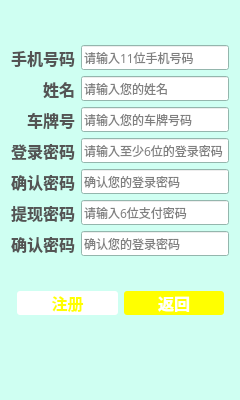
<?xml version="1.0" encoding="UTF-8"?>
<ui version="4.0">
 <class>SignupWidget</class>
 <widget class="QWidget" name="SignupWidget">
  <property name="geometry">
   <rect>
    <x>0</x>
    <y>0</y>
    <width>240</width>
    <height>400</height>
   </rect>
  </property>
  <property name="sizePolicy">
   <sizepolicy hsizetype="Fixed" vsizetype="Fixed">
    <horstretch>0</horstretch>
    <verstretch>0</verstretch>
   </sizepolicy>
  </property>
  <property name="minimumSize">
   <size>
    <width>240</width>
    <height>400</height>
   </size>
  </property>
  <property name="maximumSize">
   <size>
    <width>240</width>
    <height>400</height>
   </size>
  </property>
  <property name="palette">
   <palette>
    <active>
     <colorrole role="WindowText">
      <brush brushstyle="SolidPattern">
       <color alpha="255">
        <red>0</red>
        <green>0</green>
        <blue>0</blue>
       </color>
      </brush>
     </colorrole>
     <colorrole role="Button">
      <brush brushstyle="SolidPattern">
       <color alpha="255">
        <red>207</red>
        <green>255</green>
        <blue>242</blue>
       </color>
      </brush>
     </colorrole>
     <colorrole role="Light">
      <brush brushstyle="SolidPattern">
       <color alpha="255">
        <red>255</red>
        <green>255</green>
        <blue>255</blue>
       </color>
      </brush>
     </colorrole>
     <colorrole role="Midlight">
      <brush brushstyle="SolidPattern">
       <color alpha="255">
        <red>231</red>
        <green>255</green>
        <blue>248</blue>
       </color>
      </brush>
     </colorrole>
     <colorrole role="Dark">
      <brush brushstyle="SolidPattern">
       <color alpha="255">
        <red>103</red>
        <green>127</green>
        <blue>121</blue>
       </color>
      </brush>
     </colorrole>
     <colorrole role="Mid">
      <brush brushstyle="SolidPattern">
       <color alpha="255">
        <red>138</red>
        <green>170</green>
        <blue>161</blue>
       </color>
      </brush>
     </colorrole>
     <colorrole role="Text">
      <brush brushstyle="SolidPattern">
       <color alpha="255">
        <red>0</red>
        <green>0</green>
        <blue>0</blue>
       </color>
      </brush>
     </colorrole>
     <colorrole role="BrightText">
      <brush brushstyle="SolidPattern">
       <color alpha="255">
        <red>255</red>
        <green>255</green>
        <blue>255</blue>
       </color>
      </brush>
     </colorrole>
     <colorrole role="ButtonText">
      <brush brushstyle="SolidPattern">
       <color alpha="255">
        <red>0</red>
        <green>0</green>
        <blue>0</blue>
       </color>
      </brush>
     </colorrole>
     <colorrole role="Base">
      <brush brushstyle="SolidPattern">
       <color alpha="255">
        <red>255</red>
        <green>255</green>
        <blue>255</blue>
       </color>
      </brush>
     </colorrole>
     <colorrole role="Window">
      <brush brushstyle="SolidPattern">
       <color alpha="255">
        <red>207</red>
        <green>255</green>
        <blue>242</blue>
       </color>
      </brush>
     </colorrole>
     <colorrole role="Shadow">
      <brush brushstyle="SolidPattern">
       <color alpha="255">
        <red>0</red>
        <green>0</green>
        <blue>0</blue>
       </color>
      </brush>
     </colorrole>
     <colorrole role="AlternateBase">
      <brush brushstyle="SolidPattern">
       <color alpha="255">
        <red>231</red>
        <green>255</green>
        <blue>248</blue>
       </color>
      </brush>
     </colorrole>
     <colorrole role="ToolTipBase">
      <brush brushstyle="SolidPattern">
       <color alpha="255">
        <red>255</red>
        <green>255</green>
        <blue>220</blue>
       </color>
      </brush>
     </colorrole>
     <colorrole role="ToolTipText">
      <brush brushstyle="SolidPattern">
       <color alpha="255">
        <red>0</red>
        <green>0</green>
        <blue>0</blue>
       </color>
      </brush>
     </colorrole>
    </active>
    <inactive>
     <colorrole role="WindowText">
      <brush brushstyle="SolidPattern">
       <color alpha="255">
        <red>0</red>
        <green>0</green>
        <blue>0</blue>
       </color>
      </brush>
     </colorrole>
     <colorrole role="Button">
      <brush brushstyle="SolidPattern">
       <color alpha="255">
        <red>207</red>
        <green>255</green>
        <blue>242</blue>
       </color>
      </brush>
     </colorrole>
     <colorrole role="Light">
      <brush brushstyle="SolidPattern">
       <color alpha="255">
        <red>255</red>
        <green>255</green>
        <blue>255</blue>
       </color>
      </brush>
     </colorrole>
     <colorrole role="Midlight">
      <brush brushstyle="SolidPattern">
       <color alpha="255">
        <red>231</red>
        <green>255</green>
        <blue>248</blue>
       </color>
      </brush>
     </colorrole>
     <colorrole role="Dark">
      <brush brushstyle="SolidPattern">
       <color alpha="255">
        <red>103</red>
        <green>127</green>
        <blue>121</blue>
       </color>
      </brush>
     </colorrole>
     <colorrole role="Mid">
      <brush brushstyle="SolidPattern">
       <color alpha="255">
        <red>138</red>
        <green>170</green>
        <blue>161</blue>
       </color>
      </brush>
     </colorrole>
     <colorrole role="Text">
      <brush brushstyle="SolidPattern">
       <color alpha="255">
        <red>0</red>
        <green>0</green>
        <blue>0</blue>
       </color>
      </brush>
     </colorrole>
     <colorrole role="BrightText">
      <brush brushstyle="SolidPattern">
       <color alpha="255">
        <red>255</red>
        <green>255</green>
        <blue>255</blue>
       </color>
      </brush>
     </colorrole>
     <colorrole role="ButtonText">
      <brush brushstyle="SolidPattern">
       <color alpha="255">
        <red>0</red>
        <green>0</green>
        <blue>0</blue>
       </color>
      </brush>
     </colorrole>
     <colorrole role="Base">
      <brush brushstyle="SolidPattern">
       <color alpha="255">
        <red>255</red>
        <green>255</green>
        <blue>255</blue>
       </color>
      </brush>
     </colorrole>
     <colorrole role="Window">
      <brush brushstyle="SolidPattern">
       <color alpha="255">
        <red>207</red>
        <green>255</green>
        <blue>242</blue>
       </color>
      </brush>
     </colorrole>
     <colorrole role="Shadow">
      <brush brushstyle="SolidPattern">
       <color alpha="255">
        <red>0</red>
        <green>0</green>
        <blue>0</blue>
       </color>
      </brush>
     </colorrole>
     <colorrole role="AlternateBase">
      <brush brushstyle="SolidPattern">
       <color alpha="255">
        <red>231</red>
        <green>255</green>
        <blue>248</blue>
       </color>
      </brush>
     </colorrole>
     <colorrole role="ToolTipBase">
      <brush brushstyle="SolidPattern">
       <color alpha="255">
        <red>255</red>
        <green>255</green>
        <blue>220</blue>
       </color>
      </brush>
     </colorrole>
     <colorrole role="ToolTipText">
      <brush brushstyle="SolidPattern">
       <color alpha="255">
        <red>0</red>
        <green>0</green>
        <blue>0</blue>
       </color>
      </brush>
     </colorrole>
    </inactive>
    <disabled>
     <colorrole role="WindowText">
      <brush brushstyle="SolidPattern">
       <color alpha="255">
        <red>103</red>
        <green>127</green>
        <blue>121</blue>
       </color>
      </brush>
     </colorrole>
     <colorrole role="Button">
      <brush brushstyle="SolidPattern">
       <color alpha="255">
        <red>207</red>
        <green>255</green>
        <blue>242</blue>
       </color>
      </brush>
     </colorrole>
     <colorrole role="Light">
      <brush brushstyle="SolidPattern">
       <color alpha="255">
        <red>255</red>
        <green>255</green>
        <blue>255</blue>
       </color>
      </brush>
     </colorrole>
     <colorrole role="Midlight">
      <brush brushstyle="SolidPattern">
       <color alpha="255">
        <red>231</red>
        <green>255</green>
        <blue>248</blue>
       </color>
      </brush>
     </colorrole>
     <colorrole role="Dark">
      <brush brushstyle="SolidPattern">
       <color alpha="255">
        <red>103</red>
        <green>127</green>
        <blue>121</blue>
       </color>
      </brush>
     </colorrole>
     <colorrole role="Mid">
      <brush brushstyle="SolidPattern">
       <color alpha="255">
        <red>138</red>
        <green>170</green>
        <blue>161</blue>
       </color>
      </brush>
     </colorrole>
     <colorrole role="Text">
      <brush brushstyle="SolidPattern">
       <color alpha="255">
        <red>103</red>
        <green>127</green>
        <blue>121</blue>
       </color>
      </brush>
     </colorrole>
     <colorrole role="BrightText">
      <brush brushstyle="SolidPattern">
       <color alpha="255">
        <red>255</red>
        <green>255</green>
        <blue>255</blue>
       </color>
      </brush>
     </colorrole>
     <colorrole role="ButtonText">
      <brush brushstyle="SolidPattern">
       <color alpha="255">
        <red>103</red>
        <green>127</green>
        <blue>121</blue>
       </color>
      </brush>
     </colorrole>
     <colorrole role="Base">
      <brush brushstyle="SolidPattern">
       <color alpha="255">
        <red>207</red>
        <green>255</green>
        <blue>242</blue>
       </color>
      </brush>
     </colorrole>
     <colorrole role="Window">
      <brush brushstyle="SolidPattern">
       <color alpha="255">
        <red>207</red>
        <green>255</green>
        <blue>242</blue>
       </color>
      </brush>
     </colorrole>
     <colorrole role="Shadow">
      <brush brushstyle="SolidPattern">
       <color alpha="255">
        <red>0</red>
        <green>0</green>
        <blue>0</blue>
       </color>
      </brush>
     </colorrole>
     <colorrole role="AlternateBase">
      <brush brushstyle="SolidPattern">
       <color alpha="255">
        <red>207</red>
        <green>255</green>
        <blue>242</blue>
       </color>
      </brush>
     </colorrole>
     <colorrole role="ToolTipBase">
      <brush brushstyle="SolidPattern">
       <color alpha="255">
        <red>255</red>
        <green>255</green>
        <blue>220</blue>
       </color>
      </brush>
     </colorrole>
     <colorrole role="ToolTipText">
      <brush brushstyle="SolidPattern">
       <color alpha="255">
        <red>0</red>
        <green>0</green>
        <blue>0</blue>
       </color>
      </brush>
     </colorrole>
    </disabled>
   </palette>
  </property>
  <property name="windowTitle">
   <string>Form</string>
  </property>
  <property name="autoFillBackground">
   <bool>true</bool>
  </property>
  <layout class="QGridLayout" name="gridLayout" rowstretch="2,6,1,2,4">
   <item row="0" column="0">
    <spacer name="verticalSpacer">
     <property name="orientation">
      <enum>Qt::Vertical</enum>
     </property>
     <property name="sizeHint" stdset="0">
      <size>
       <width>20</width>
       <height>40</height>
      </size>
     </property>
    </spacer>
   </item>
   <item row="1" column="0">
    <layout class="QGridLayout" name="gridLayout_2">
     <item row="4" column="1">
      <widget class="QLineEdit" name="lineEdit_psw">
       <property name="font">
        <font>
         <family>微软雅黑</family>
        </font>
       </property>
       <property name="text">
        <string/>
       </property>
       <property name="echoMode">
        <enum>QLineEdit::Password</enum>
       </property>
       <property name="placeholderText">
        <string>请输入至少6位的登录密码</string>
       </property>
      </widget>
     </item>
     <item row="6" column="1">
      <widget class="QLineEdit" name="lineEdit_cpsw">
       <property name="font">
        <font>
         <family>微软雅黑</family>
        </font>
       </property>
       <property name="echoMode">
        <enum>QLineEdit::Password</enum>
       </property>
       <property name="placeholderText">
        <string>确认您的登录密码</string>
       </property>
      </widget>
     </item>
     <item row="8" column="0">
      <widget class="QLabel" name="label_paypsw">
       <property name="font">
        <font>
         <family>微软雅黑</family>
         <pointsize>12</pointsize>
         <weight>75</weight>
         <bold>true</bold>
        </font>
       </property>
       <property name="styleSheet">
        <string notr="true">color: rgb(84, 84, 84);</string>
       </property>
       <property name="text">
        <string>提现密码</string>
       </property>
       <property name="alignment">
        <set>Qt::AlignRight|Qt::AlignTrailing|Qt::AlignVCenter</set>
       </property>
      </widget>
     </item>
     <item row="10" column="0">
      <widget class="QLabel" name="label_cpaypsw">
       <property name="font">
        <font>
         <family>微软雅黑</family>
         <pointsize>12</pointsize>
         <weight>75</weight>
         <bold>true</bold>
        </font>
       </property>
       <property name="styleSheet">
        <string notr="true">color: rgb(84, 84, 84);</string>
       </property>
       <property name="text">
        <string>确认密码</string>
       </property>
       <property name="alignment">
        <set>Qt::AlignRight|Qt::AlignTrailing|Qt::AlignVCenter</set>
       </property>
      </widget>
     </item>
     <item row="0" column="1">
      <widget class="QLineEdit" name="lineEdit_tel">
       <property name="font">
        <font>
         <family>微软雅黑</family>
        </font>
       </property>
       <property name="placeholderText">
        <string>请输入11位手机号码</string>
       </property>
      </widget>
     </item>
     <item row="0" column="0">
      <widget class="QLabel" name="label_tel">
       <property name="font">
        <font>
         <family>微软雅黑</family>
         <pointsize>12</pointsize>
         <weight>75</weight>
         <bold>true</bold>
        </font>
       </property>
       <property name="styleSheet">
        <string notr="true">color: rgb(84, 84, 84);</string>
       </property>
       <property name="text">
        <string>手机号码</string>
       </property>
       <property name="alignment">
        <set>Qt::AlignRight|Qt::AlignTrailing|Qt::AlignVCenter</set>
       </property>
      </widget>
     </item>
     <item row="4" column="0">
      <widget class="QLabel" name="label_psw">
       <property name="font">
        <font>
         <family>微软雅黑</family>
         <pointsize>12</pointsize>
         <weight>75</weight>
         <bold>true</bold>
        </font>
       </property>
       <property name="styleSheet">
        <string notr="true">color: rgb(84, 84, 84);</string>
       </property>
       <property name="text">
        <string>登录密码</string>
       </property>
       <property name="alignment">
        <set>Qt::AlignRight|Qt::AlignTrailing|Qt::AlignVCenter</set>
       </property>
      </widget>
     </item>
     <item row="6" column="0">
      <widget class="QLabel" name="label_cpsw">
       <property name="font">
        <font>
         <family>微软雅黑</family>
         <pointsize>12</pointsize>
         <weight>75</weight>
         <bold>true</bold>
        </font>
       </property>
       <property name="styleSheet">
        <string notr="true">color: rgb(84, 84, 84);</string>
       </property>
       <property name="text">
        <string>确认密码</string>
       </property>
       <property name="alignment">
        <set>Qt::AlignRight|Qt::AlignTrailing|Qt::AlignVCenter</set>
       </property>
      </widget>
     </item>
     <item row="2" column="1">
      <widget class="QLineEdit" name="lineEdit_nickname">
       <property name="font">
        <font>
         <family>微软雅黑</family>
        </font>
       </property>
       <property name="placeholderText">
        <string>请输入您的姓名</string>
       </property>
      </widget>
     </item>
     <item row="2" column="0">
      <widget class="QLabel" name="label_nickname">
       <property name="font">
        <font>
         <family>微软雅黑</family>
         <pointsize>12</pointsize>
         <weight>75</weight>
         <bold>true</bold>
        </font>
       </property>
       <property name="layoutDirection">
        <enum>Qt::LeftToRight</enum>
       </property>
       <property name="styleSheet">
        <string notr="true">color: rgb(84, 84, 84);</string>
       </property>
       <property name="text">
        <string>姓名</string>
       </property>
       <property name="alignment">
        <set>Qt::AlignRight|Qt::AlignTrailing|Qt::AlignVCenter</set>
       </property>
      </widget>
     </item>
     <item row="8" column="1">
      <widget class="QLineEdit" name="lineEdit_paypsw">
       <property name="font">
        <font>
         <family>微软雅黑</family>
        </font>
       </property>
       <property name="echoMode">
        <enum>QLineEdit::Password</enum>
       </property>
       <property name="placeholderText">
        <string>请输入6位支付密码</string>
       </property>
      </widget>
     </item>
     <item row="10" column="1">
      <widget class="QLineEdit" name="lineEdit_cpaypsw">
       <property name="font">
        <font>
         <family>微软雅黑</family>
        </font>
       </property>
       <property name="echoMode">
        <enum>QLineEdit::Password</enum>
       </property>
       <property name="placeholderText">
        <string>确认您的登录密码</string>
       </property>
      </widget>
     </item>
     <item row="3" column="0">
      <widget class="QLabel" name="label_card">
       <property name="font">
        <font>
         <family>微软雅黑</family>
         <pointsize>12</pointsize>
         <weight>75</weight>
         <bold>true</bold>
        </font>
       </property>
       <property name="layoutDirection">
        <enum>Qt::LeftToRight</enum>
       </property>
       <property name="styleSheet">
        <string notr="true">color: rgb(84, 84, 84);</string>
       </property>
       <property name="text">
        <string>车牌号</string>
       </property>
       <property name="alignment">
        <set>Qt::AlignRight|Qt::AlignTrailing|Qt::AlignVCenter</set>
       </property>
      </widget>
     </item>
     <item row="3" column="1">
      <widget class="QLineEdit" name="lineEdit_card">
       <property name="font">
        <font>
         <family>微软雅黑</family>
        </font>
       </property>
       <property name="placeholderText">
        <string>请输入您的车牌号码</string>
       </property>
      </widget>
     </item>
    </layout>
   </item>
   <item row="2" column="0">
    <widget class="QLabel" name="label_error">
     <property name="font">
      <font>
       <family>微软雅黑</family>
      </font>
     </property>
     <property name="styleSheet">
      <string notr="true">color: rgb(84, 84, 84);</string>
     </property>
     <property name="text">
      <string/>
     </property>
     <property name="alignment">
      <set>Qt::AlignRight|Qt::AlignTrailing|Qt::AlignVCenter</set>
     </property>
    </widget>
   </item>
   <item row="3" column="0">
    <layout class="QHBoxLayout" name="horizontalLayout" stretch="1,1">
     <property name="leftMargin">
      <number>6</number>
     </property>
     <property name="topMargin">
      <number>5</number>
     </property>
     <property name="rightMargin">
      <number>5</number>
     </property>
     <property name="bottomMargin">
      <number>5</number>
     </property>
     <item>
      <widget class="QPushButton" name="pushButton_signup">
       <property name="sizePolicy">
        <sizepolicy hsizetype="Minimum" vsizetype="Preferred">
         <horstretch>0</horstretch>
         <verstretch>0</verstretch>
        </sizepolicy>
       </property>
       <property name="font">
        <font>
         <family>微软雅黑</family>
         <pointsize>12</pointsize>
         <weight>75</weight>
         <bold>true</bold>
        </font>
       </property>
       <property name="styleSheet">
        <string notr="true">QPushButton { background-color: rgb(255, 255, 255); border-radius: 3px; color: rgb(255, 255, 0);border-color: rgb(127, 127, 127); } QPushButton:hover { background-color: rgb(255, 255, 0);color: rgb(255, 255, 255); }
</string>
       </property>
       <property name="text">
        <string>注册</string>
       </property>
      </widget>
     </item>
     <item>
      <widget class="QPushButton" name="pushButton_ret">
       <property name="sizePolicy">
        <sizepolicy hsizetype="Minimum" vsizetype="Preferred">
         <horstretch>0</horstretch>
         <verstretch>0</verstretch>
        </sizepolicy>
       </property>
       <property name="font">
        <font>
         <family>微软雅黑</family>
         <pointsize>12</pointsize>
         <weight>75</weight>
         <bold>true</bold>
        </font>
       </property>
       <property name="styleSheet">
        <string notr="true">QPushButton {  background-color: rgb(255, 255, 0);color: rgb(255, 255, 255); border-radius: 3px; border-color: rgb(127, 127, 127); } QPushButton:hover { background-color: rgb(255, 255, 255);color: rgb(255, 255, 0);}
</string>
       </property>
       <property name="text">
        <string>返回</string>
       </property>
      </widget>
     </item>
    </layout>
   </item>
   <item row="4" column="0">
    <spacer name="verticalSpacer_2">
     <property name="orientation">
      <enum>Qt::Vertical</enum>
     </property>
     <property name="sizeHint" stdset="0">
      <size>
       <width>20</width>
       <height>40</height>
      </size>
     </property>
    </spacer>
   </item>
  </layout>
 </widget>
 <tabstops>
  <tabstop>lineEdit_tel</tabstop>
  <tabstop>lineEdit_nickname</tabstop>
  <tabstop>lineEdit_card</tabstop>
  <tabstop>lineEdit_psw</tabstop>
  <tabstop>lineEdit_cpsw</tabstop>
  <tabstop>lineEdit_paypsw</tabstop>
  <tabstop>lineEdit_cpaypsw</tabstop>
  <tabstop>pushButton_signup</tabstop>
  <tabstop>pushButton_ret</tabstop>
 </tabstops>
 <resources/>
 <connections/>
</ui>
